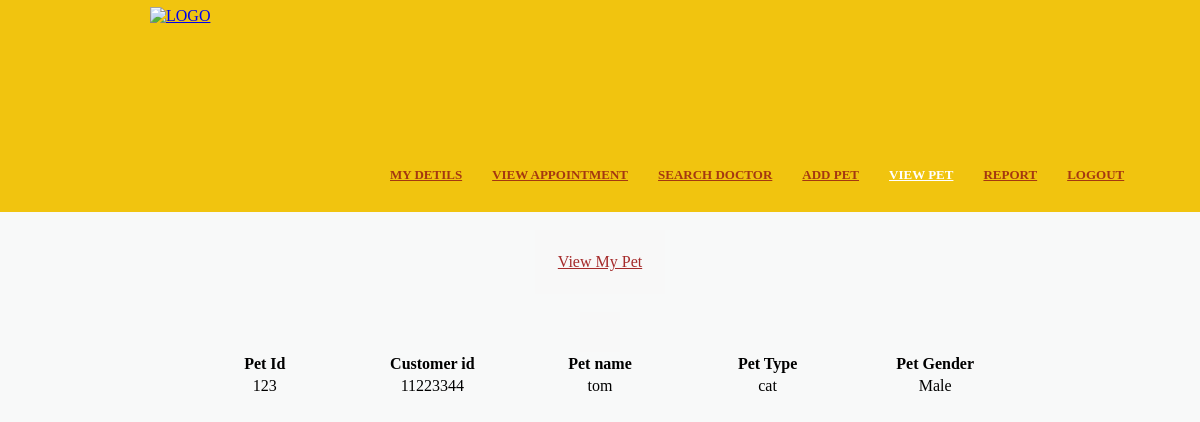
/viewpet.php (signed in), run on the app's committed database.
### tables this page shows
CREATE TABLE `pet` (
  `petid` int(11) NOT NULL,
  `customer_id` int(11) NOT NULL,
  `pet_name` varchar(30) NOT NULL,
  `pet_type` varchar(30) NOT NULL,
  `pet_gender` varchar(10) NOT NULL
);

### viewpet.php (the view, shortened to what this page needs)
<!DOCTYPE HTML>
<html>
<head>
	<link rel="stylesheet" href="default.css" type="text/css">
	</head>
<body>
	<div id="header">
			<div class="logo"><a href="customerpage.php"><img src="image/logo.png" alt="LOGO" height="190" width="210"></a>
            </div>
             <ul class="navigation">
			  <li>
					<a href="customerpage.php">My DETILS</a>
				</li>
			  <li>
					<a href="viewbook.php">VIEW Appointment</a>
				</li>
			  <li>
					<a href="searchdoctor.php">SEARCH DOCTOR</a>
				</li>
				<li>
					<a href="addpet.php">ADD PET</a>
				</li>
				<li class="active">
					<a href="#">VIEW PET</a>
				</li>
				<li>
					<a href="cReport.php">REPORT</a>
				</li>
				  <li>
					<a href="logout.php">LOGOUT</a>
				</li>
			</ul>
			 <div class="clearfix">
		</div>
		</div>
<div id="contents">
		<br />
        <center>
       <form id="form1" name="form1" method="post"  onsubmit="return validate(this);">
               <table bgcolor="#F8F8F8" style="padding:20px;">
               <tr>
               <td colspan="2" align="center">
<u  style="color:brown;">View My Pet</u>
 </td>
               </tr>
</table>
<div id="contents">
		<br />
        <center>
               <table bgcolor="#F8F8F8" style="padding:20px;">
</table>
<div align="center">
<?php
include("connect.php");
echo "<form method='post' name='form1' onSubmit='return checkDelete()'>";
		$customer_id = $_SESSION['ID'];
	    $query = "select * from pet where customer_id = $customer_id";
		$result = mysqli_query($connection, $query);
	echo "<table width=70% >";
		echo "<tr>";
		echo "<th width = 12%  align=center><v1>Pet Id";
		echo "<th width = 12%  align=center><v1>Customer id";
		echo "<th width = 12%  align=center><v1>Pet name";
		echo "<th width = 12%  align=center><v1> Pet Type";
		echo "<th width = 12%  align=center><v1> Pet Gender";
        echo "</tr>";
			while($row = mysqli_fetch_assoc($result)) {
   $id = $row['petid'];
   $Pname = $row['pet_name'];
   $Pet_type = $row['pet_type'];
   $Pet_gender = $row['pet_gender'];
			echo "<tr>";
			echo "<td align=center>$id</td>";
			echo "<td  align=center>$customer_id</td>";
			echo "<td align=center>$Pname</td>";
			echo "<td  align=center>$Pet_type</td>";
			echo "<td  align=center> $Pet_gender</td>";
                     echo "</tr>";
		}
		echo  "</table>";
		echo "</form>";
?>
      </div>
</form>
</center>
	</div>
</body>
</html>

### default.css (style rules this page uses)
body { background-color: #F8F9F9; min-width: 960px; margin: 0; }
img { display: block; border: 0; }
.clearfix { width: 960px; margin: 0 auto; }
.clearfix:after { clear:both; content:""; display:block; line-height:0; height:1%; visibility:hidden; }
#header { background: #F1C40F ; padding: 7px 0 15px; }
.logo { float: left; display: inline-block; margin-left: 150px; }
.navigation { float: left; list-style: none; margin: 28px 0 0; padding: 0; }
.navigation li { float: left; margin-left: 30px; margin-top: 128px; position: relative; }
.navigation li > a { color: #a43810; font: bold 13px/24px Times, "Times New Roman", serif; text-decoration: none; text-transform: uppercase; text-decoration: underline; }
.navigation li.active > a, .navigation li > a:hover { color: #fff; text-decoration: underline; }
#contents { padding-bottom: 24px; }

### data on the page
pet: petid "123", pet_name "tom", pet_type "cat", pet_gender "Male"
